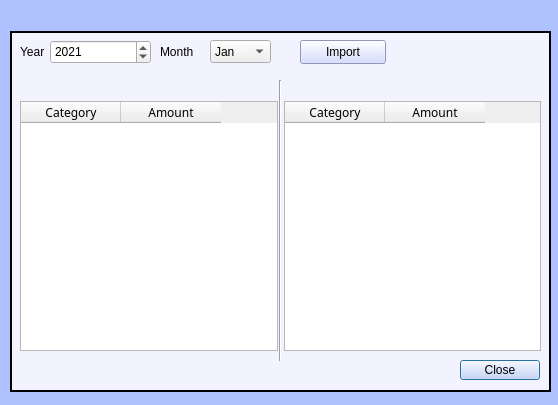
<?xml version="1.0" encoding="UTF-8"?>
<ui version="4.0">
 <class>Monitoring3</class>
 <widget class="QDialog" name="Monitoring3">
  <property name="geometry">
   <rect>
    <x>0</x>
    <y>0</y>
    <width>558</width>
    <height>405</height>
   </rect>
  </property>
  <property name="windowTitle">
   <string>Dialog</string>
  </property>
  <widget class="Line" name="line">
   <property name="geometry">
    <rect>
     <x>270</x>
     <y>80</y>
     <width>20</width>
     <height>281</height>
    </rect>
   </property>
   <property name="orientation">
    <enum>Qt::Vertical</enum>
   </property>
  </widget>
  <widget class="QLabel" name="category">
   <property name="geometry">
    <rect>
     <x>10</x>
     <y>5</y>
     <width>91</width>
     <height>21</height>
    </rect>
   </property>
   <property name="font">
    <font>
     <family>Agency FB</family>
     <pointsize>11</pointsize>
     <weight>75</weight>
     <bold>true</bold>
    </font>
   </property>
   <property name="text">
    <string>&lt;By category&gt;</string>
   </property>
  </widget>
  <widget class="QPushButton" name="cancleButton">
   <property name="geometry">
    <rect>
     <x>460</x>
     <y>360</y>
     <width>80</width>
     <height>20</height>
    </rect>
   </property>
   <property name="styleSheet">
    <string notr="true">background-color:rgb(203, 211, 255);
color:rgb(0,0,0)</string>
   </property>
   <property name="text">
    <string>Close</string>
   </property>
  </widget>
  <widget class="QPushButton" name="pushButton">
   <property name="geometry">
    <rect>
     <x>300</x>
     <y>40</y>
     <width>86</width>
     <height>24</height>
    </rect>
   </property>
   <property name="styleSheet">
    <string notr="true">background-color:rgb(203, 211, 255);
color:rgb(0,0,0)</string>
   </property>
   <property name="text">
    <string>Import</string>
   </property>
  </widget>
  <widget class="QWidget" name="layoutWidget">
   <property name="geometry">
    <rect>
     <x>20</x>
     <y>80</y>
     <width>521</width>
     <height>271</height>
    </rect>
   </property>
   <layout class="QVBoxLayout" name="verticalLayout">
    <item>
     <layout class="QHBoxLayout" name="horizontalLayout_2">
      <item>
       <widget class="QLabel" name="plan_label">
        <property name="font">
         <font>
          <family>굴림</family>
          <pointsize>8</pointsize>
         </font>
        </property>
        <property name="text">
         <string>&lt;Plan&gt;</string>
        </property>
       </widget>
      </item>
      <item>
       <widget class="QLabel" name="expense_label">
        <property name="font">
         <font>
          <family>굴림</family>
          <pointsize>8</pointsize>
         </font>
        </property>
        <property name="text">
         <string>&lt;Expense&gt;</string>
        </property>
       </widget>
      </item>
     </layout>
    </item>
    <item>
     <layout class="QHBoxLayout" name="horizontalLayout_3">
      <item>
       <widget class="QTableWidget" name="Plantable">
        <property name="font">
         <font>
          <family>굴림</family>
         </font>
        </property>
        <column>
         <property name="text">
          <string>Category</string>
         </property>
        </column>
        <column>
         <property name="text">
          <string>Amount</string>
         </property>
        </column>
       </widget>
      </item>
      <item>
       <widget class="QTableWidget" name="Expensetable">
        <property name="font">
         <font>
          <family>굴림</family>
         </font>
        </property>
        <column>
         <property name="text">
          <string>Category</string>
         </property>
        </column>
        <column>
         <property name="text">
          <string>Amount</string>
         </property>
        </column>
       </widget>
      </item>
     </layout>
    </item>
   </layout>
  </widget>
  <widget class="QLabel" name="background">
   <property name="geometry">
    <rect>
     <x>-7</x>
     <y>-9</y>
     <width>571</width>
     <height>421</height>
    </rect>
   </property>
   <property name="styleSheet">
    <string notr="true">background-color:rgb(176, 193, 255)</string>
   </property>
   <property name="frameShape">
    <enum>QFrame::WinPanel</enum>
   </property>
   <property name="text">
    <string/>
   </property>
  </widget>
  <widget class="QLabel" name="background_in">
   <property name="geometry">
    <rect>
     <x>10</x>
     <y>31</y>
     <width>541</width>
     <height>361</height>
    </rect>
   </property>
   <property name="styleSheet">
    <string notr="true">background-color: rgb(243, 243, 255)</string>
   </property>
   <property name="frameShape">
    <enum>QFrame::WinPanel</enum>
   </property>
   <property name="text">
    <string/>
   </property>
  </widget>
  <widget class="QComboBox" name="monthspinBox">
   <property name="geometry">
    <rect>
     <x>210</x>
     <y>40</y>
     <width>61</width>
     <height>23</height>
    </rect>
   </property>
   <property name="currentText">
    <string>Jan</string>
   </property>
   <property name="placeholderText">
    <string/>
   </property>
   <item>
    <property name="text">
     <string>Jan</string>
    </property>
   </item>
   <item>
    <property name="text">
     <string>Feb</string>
    </property>
   </item>
   <item>
    <property name="text">
     <string>Mar</string>
    </property>
   </item>
   <item>
    <property name="text">
     <string>Apr</string>
    </property>
   </item>
   <item>
    <property name="text">
     <string>May</string>
    </property>
   </item>
   <item>
    <property name="text">
     <string>Jun</string>
    </property>
   </item>
   <item>
    <property name="text">
     <string>July</string>
    </property>
   </item>
   <item>
    <property name="text">
     <string>Aug</string>
    </property>
   </item>
   <item>
    <property name="text">
     <string>Sep</string>
    </property>
   </item>
   <item>
    <property name="text">
     <string>Oct</string>
    </property>
   </item>
   <item>
    <property name="text">
     <string>Nov</string>
    </property>
   </item>
   <item>
    <property name="text">
     <string>Dec</string>
    </property>
   </item>
  </widget>
  <widget class="QLabel" name="month_label">
   <property name="geometry">
    <rect>
     <x>160</x>
     <y>40</y>
     <width>82</width>
     <height>24</height>
    </rect>
   </property>
   <property name="text">
    <string>Month</string>
   </property>
  </widget>
  <widget class="QSpinBox" name="YearspinBox">
   <property name="geometry">
    <rect>
     <x>50</x>
     <y>40</y>
     <width>101</width>
     <height>24</height>
    </rect>
   </property>
   <property name="minimum">
    <number>2000</number>
   </property>
   <property name="maximum">
    <number>2030</number>
   </property>
   <property name="value">
    <number>2021</number>
   </property>
  </widget>
  <widget class="QLabel" name="year_label">
   <property name="geometry">
    <rect>
     <x>20</x>
     <y>40</y>
     <width>41</width>
     <height>24</height>
    </rect>
   </property>
   <property name="text">
    <string>Year</string>
   </property>
  </widget>
  <zorder>background</zorder>
  <zorder>background_in</zorder>
  <zorder>line</zorder>
  <zorder>category</zorder>
  <zorder>cancleButton</zorder>
  <zorder>pushButton</zorder>
  <zorder>layoutWidget</zorder>
  <zorder>monthspinBox</zorder>
  <zorder>month_label</zorder>
  <zorder>YearspinBox</zorder>
  <zorder>year_label</zorder>
 </widget>
 <resources/>
 <connections/>
</ui>
